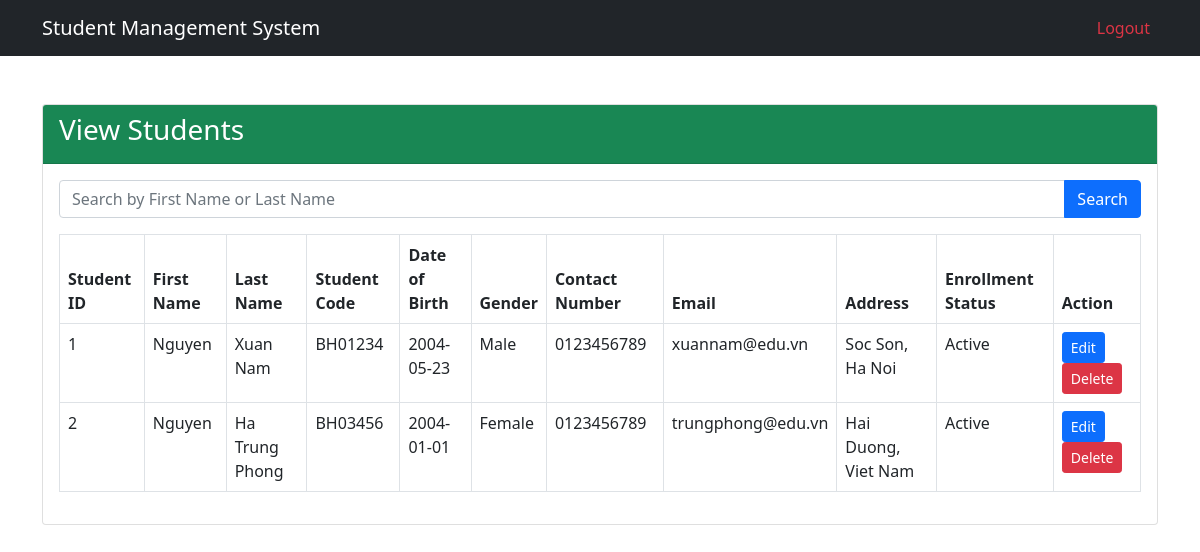
The app's page /view_students.php with its own data.
### tables this page shows
CREATE TABLE `Student` (
  `StudentID` int(11) NOT NULL,
  `FirstName` varchar(50) NOT NULL,
  `LastName` varchar(50) NOT NULL,
  `StudentCode` varchar(255) NOT NULL,
  `DateOfBirth` date NOT NULL,
  `Gender` enum('Male','Female','Other') NOT NULL,
  `ContactNumber` varchar(20) DEFAULT NULL,
  `Email` varchar(100) DEFAULT NULL,
  `Address` text DEFAULT NULL,
  `EnrollmentStatus` enum('Active','Inactive') NOT NULL
);

### view_students.php (the view, shortened to what this page needs)
<!DOCTYPE html>
<html>
<head>
    <link href="https://cdn.jsdelivr.net/npm/bootstrap@5.0.2/dist/css/bootstrap.min.css" rel="stylesheet">
</head>
<body>
    <? require_once 'header.php'; ?>
    <div class="container mt-5">
        <div class="row">
            <div class="col-md-12">
                <div class="card">
                    <div class="card-header bg-success text-white">
                        <h3 class="card-title">View Students</h3>
                    </div>
                    <div class="card-body">
                        <form method="post" class="mb-3">
                            <div class="input-group">
                                <input type="text" class="form-control" placeholder="Search by First Name or Last Name" name="searchKeyword">
                                <button type="submit" class="btn btn-primary">Search</button>
                            </div>
                        </form>
                        <table class="table table-bordered">
                            <thead>
                                <tr>
                                    <th>Student ID</th>
                                    <th>First Name</th>
                                    <th>Last Name</th>
                                    <th>Student Code</th>
                                    <th>Date of Birth</th>
                                    <th>Gender</th>
                                    <th>Contact Number</th>
                                    <th>Email</th>
                                    <th>Address</th>
                                    <th>Enrollment Status</th>
                                    <th>Action</th>
                                </tr>
                            </thead>
                            <tbody>
                                <?php
                                include 'db_connect.php';
                                if ($_SERVER["REQUEST_METHOD"] == "POST") {
                                    $searchKeyword = $_POST["searchKeyword"];
                                    $sql = "SELECT StudentID, FirstName, LastName, StudentCode, DateOfBirth, Gender, ContactNumber, Email, Address, EnrollmentStatus FROM Student WHERE FirstName LIKE '%$searchKeyword%' OR LastName LIKE '%$searchKeyword%'";
                                } else {
                                    $sql = "SELECT StudentID, FirstName, LastName, StudentCode, DateOfBirth, Gender, ContactNumber, Email, Address, EnrollmentStatus FROM Student";
                                }
                                $result = $conn->query($sql);
                                if ($result->num_rows > 0) {
                                    while ($row = $result->fetch_assoc()) {
                                        echo '<tr>';
                                        echo '<td>' . $row["StudentID"] . '</td>';
                                        echo '<td>' . $row["FirstName"] . '</td>';
                                        echo '<td>' . $row["LastName"] . '</td>';
                                         echo '<td>' . $row["StudentCode"] . '</td>';
                                        echo '<td>' . $row["DateOfBirth"] . '</td>';
                                        echo '<td>' . $row["Gender"] . '</td>';
                                        echo '<td>' . $row["ContactNumber"] . '</td>';
                                        echo '<td>' . $row["Email"] . '</td>';
                                        echo '<td>' . $row["Address"] . '</td>';
                                        echo '<td>' . $row["EnrollmentStatus"] . '</td>';
                                        echo '<td>';
                                        echo '<a href="edit_student.php?studentID=' . $row["StudentID"] . '" class="btn btn-primary btn-sm">Edit</a> ';
                                        echo '<a href="delete_student.php?studentID=' . $row["StudentID"] . '" class="btn btn-danger btn-sm">Delete</a>';
                                        echo '</td>';
                                        echo '</tr>';
                                    }
                                } else {
                                    echo '<tr><td colspan="10" class="text-center">No students found.</td></tr>';
                                }
                                ?>
                            </tbody>
                        </table>
                    </div>
                </div>
            </div>
        </div>
    </div>
</body>
</html>

### records on screen
student: StudentID "1", FirstName "Nguyen", LastName "Xuan Nam", StudentCode "BH01234", DateOfBirth "2004-05-23", Gender "Male", ContactNumber "0123456789", Email "xuannam@edu.vn", Address "Soc Son, Ha Noi", EnrollmentStatus "Active"
student: StudentID "2", FirstName "Nguyen", LastName "Ha Trung Phong", StudentCode "BH03456", DateOfBirth "2004-01-01", Gender "Female", ContactNumber "0123456789", Email "trungphong@edu.vn", Address "Hai Duong, Viet Nam", EnrollmentStatus "Active"
